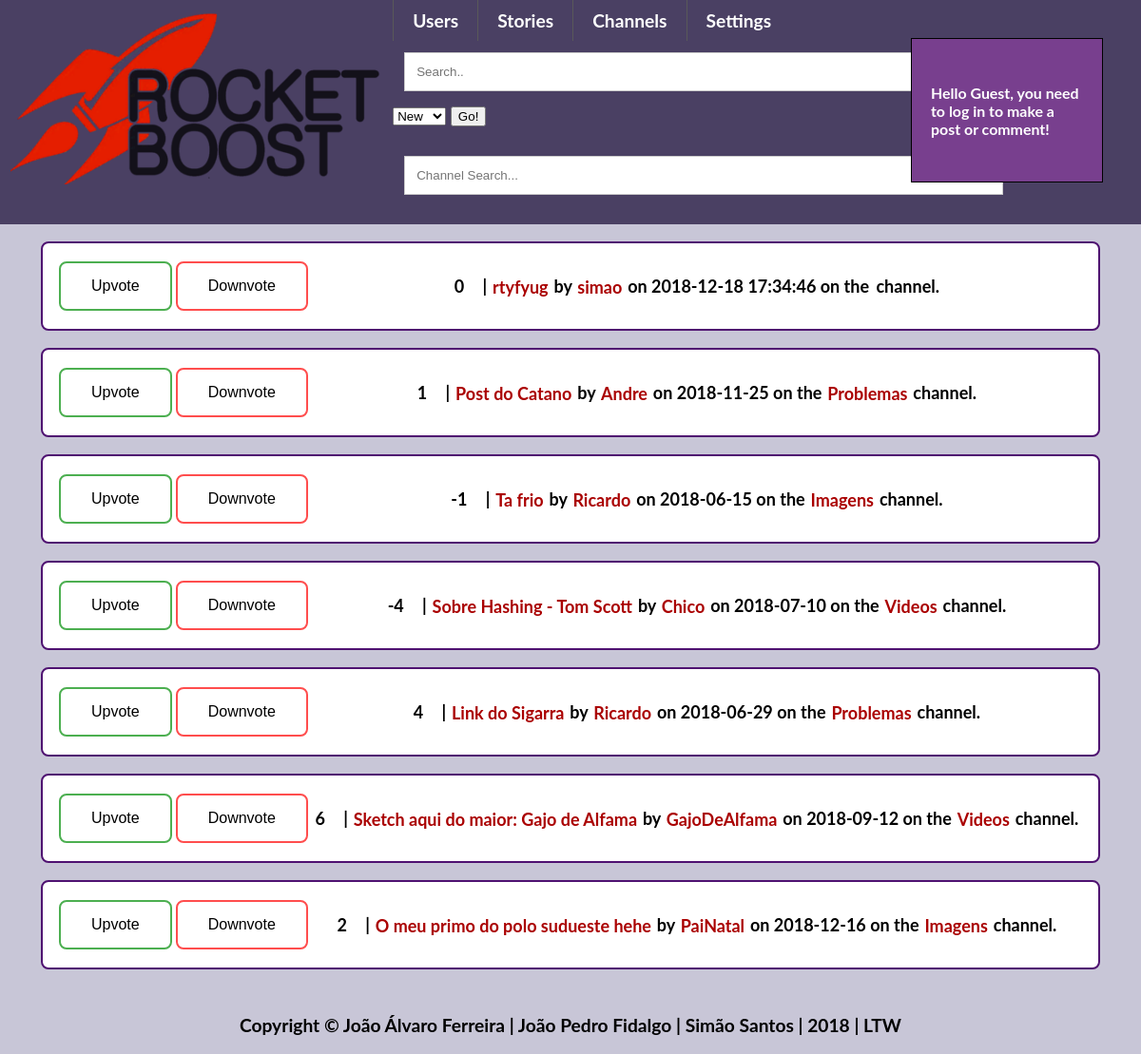
The app's page /pages/frontpage.php?sort=comments with its own data.
### tables this page shows
CREATE TABLE posts
(
    postID INTEGER UNIQUE NOT NULL PRIMARY KEY,
    title VARCHAR NOT NULL,
    content VARCHAR,
    type VARCHAR,
    dateWritten DATETIME,
    username INTEGER REFERENCES users Not NULL,
    channel VARCHAR NOT NULL
);

### templates/post.php (called while the page is built, shortened)
<?php
include_once "../templates/default.php";
?>
  <?php if(isset($_SESSION['username']))
function getVotesPost($id){
    $db = Database::getInstance()->db();
    $stmt = $db->prepare('SELECT * FROM postvotes WHERE postID = ?');
    $stmt->execute(array($id));
    $result = $stmt->fetchAll();
    $votes = 0;
    foreach ($result as $row) {
    if($row['positive'] == 1)
        $votes = $votes+1;
    else $votes = $votes - 1;
    }
    return $votes;
}
function getCommentsPost($id){
    $db = Database::getInstance()->db();
    $stmt = $db->prepare('SELECT * FROM comments WHERE postID = ?');
    $stmt->execute(array($id));
    $result = $stmt->fetchAll();
    return count($result);
}
?>

### pages/frontpage.php (the view, shortened to what this page needs)
<?php
include_once "../templates/default.php";
include_once "../templates/post.php";
draw_header();
draw_posts();
draw_floating_menu();
draw_footer();
function cmpComments($a, $b)
{
    if (getCommentsPost($a['postID']) == getCommentsPost($b['postID'])) {
        return 0;
    }
    return (getCommentsPost($a['postID']) > getCommentsPost($b['postID'])) ? -1 : 1;
}
function draw_posts(){
    $sortType = "points";
if(isset($_GET['sort']))
    $sortType = htmlspecialchars($_GET['sort']);
    $db = Database::getInstance()->db();
    $stmt = $db->prepare('SELECT * FROM posts');
    $stmt->execute();
    $result = $stmt->fetchAll();
    if($sortType == "points")
    usort($result, "cmpPoints");
    else if($sortType == "new")
    usort($result, "cmpDate");
    else if($sortType == "comments")
    usort($result, "cmpComments");
    foreach ($result as $row) {
    $votes = getVotesPost($row['postID']);?>
    <div id="postlist">
        <div class="votes_frontpage">
            <input type="button" value="Upvote">
            <input type="button" value="Downvote">
        </div>
        <div id="post_info">
            <span id="votes"><?php echo $votes?></span>
            <span class="separator"> | </span>
            <a href = "../pages/viewPost.php?id=<?php echo $row['postID']?>"><?php echo $row['title']?></a>
            <span class="separator">by</span>
            <a href = "../pages/viewProfile.php?username=<?php echo $row['username']?>"><?php echo $row['username'];?></a>
            <span class="separator">on</span>
            <?php echo $row['dateWritten']?>
            <span class="separator">on the </span>
             <a href = "../pages/channel.php?id=<?php echo $row['channel']?>"><?php echo $row['channel'];?></a>
            <span class="channel">channel.</span>
        </div>
    </div>
<?php
    }
}
?>

### templates/default.php (shortened to what this page needs)
<?php function draw_header() {
?>
<!DOCTYPE html>
<html lang="en-US">
<head>
    <link href="../css/style.css" rel="stylesheet">
</head>
<body>
    <header id="logo_tabmenu">
   <div id="logo"><a href="../pages/frontpage.php"><img src="images/logo.png" alt="A rocket, site icon"></a></div>
    <nav class="nav">
    <ul>
        <li>
            <a href="#">Users</a>
            </li>
        <li>
            <a href="#">Stories</a>
        </li>
        <li>
            <a href="../pages/viewChannels.php">Channels</a>
        </li>
        <li>
            <a href="#">Settings</a>
        </li>
    </ul>
        <div class="search-container">
    <form action="../pages/search.php">
      <input type="text" placeholder="Search.." name="search">
        <select name="Sort">
    <option value="new">New</option>
  </select>
      <button type="submit">Go!</button>
    </form>
  </div>
        <form>
<input type="text" size="30" placeholder="Channel Search..." onkeyup="draw_channel_search(this.value)">
</form>
</nav>
    </header>
<?php } ?>
<?php function draw_floating_menu() {
?>
       <div id="floatingmenu"><div id ="floatingmenuheader"><h5>Hello <?php if (isset($_SESSION['username']))
    echo $_SESSION['username'];
           else echo "Guest, you need to log in to make a post or comment";?>!</h5>
           </div>
        </div>
<?php }
function draw_footer() { ?>
<div class="footer">
  <p>Copyright &#169; João Álvaro Ferreira | João Pedro Fidalgo | Simão Santos | 2018 | LTW</p>
</div>
<?php
}
?>

### css/style.css (style rules this page uses)
body { margin: 0 auto; --bg-color: #C8C6D7; --main-color: #783F8E; --dark-color: #4F1271; --light-color: #4A4063; background-color: var(--bg-color); font-weight: 700; font-size: 14px; font-size: 120%; font-family: Lato, Arial, sans-serif; transition: box-shadow .2s cubic-bezier(.4,0,1,1),background .2s cubic-bezier(.4,0,.2,1),color .2s cubic-bezier(.4,0,.2,1); }
a:link { position: relative; text-decoration: none; -webkit-transition: all 1s linear; color: #aa0000; padding: 1.5px; -webkit-transition: all 1s linear; }
#logo_tabmenu { background: var(--light-color); display: grid; grid-template-columns: 0.6fr 2fr; }
#logo { padding: 0.5em; }
.footer { position: absolute; margin-top: 0.5em; margin-bottom: 0.5em; width: 100%; color: black; text-align: center; }
.nav ul { *zoom:1; list-style:none; margin:0; padding:0; }
.nav ul:before,.nav ul:after { content:""; display:table; }
.nav ul:after { clear:both; }
.nav ul > li { float:left; position:relative; }
.nav a { display:block; padding:10px 20px; line-height:1.2em; color:#fff; border-left:1px solid #595959; }
input[type=text], input[type=password] { width: 80%; padding: 12px 12px; margin: 12px 12px; display: inline-block; border: 1px solid #ccc; box-sizing: border-box; }
#postlist { display: flex; background-color: white; border: 2px solid var(--dark-color); border-radius: 8px; width: 90%; padding: 15px; margin: 1em; margin-left: auto; margin-right: auto; font-size: 18px; }
#floatingmenu { background-color: var(--main-color); border: 0.5px solid black; color: white; padding: 10px;; width: 15%; z-index: 9; position: absolute; top: 40px; right: 40px; }
#floatingmenuheader { padding: 10px; cursor: move; z-index: 10; color: #fff; }
.votes_frontpage { display: flex; }
.votes_frontpage input:first-child { background-color: white; border: 2px solid #4CAF50; border-radius: 8px; color: black; padding: 15px 32px; text-align: center; text-decoration: none; display: block; font-size: 16px; margin: 4px 2px; cursor: pointer; -webkit-transition-duration: 0.4s; transition-duration: 0.4s; }
.votes_frontpage input:nth-child(2) { background-color: white; border: 2px solid #ff4d4d; border-radius: 8px; color: black; padding: 15px 32px; text-align: center; text-decoration: none; display: block; font-size: 16px; margin: 4px 2px; cursor: pointer; -webkit-transition-duration: 0.4s; transition-duration: 0.4s; }
#post_info { margin: auto; }

### records on screen
posts: votes "0", title "rtyfyug", username "simao", dateWritten "2018-12-18 17:34:46"
posts: votes "1", title "Post do Catano", username "Andre", dateWritten "2018-11-25", channel "Problemas"
posts: votes "-1", title "Ta frio", username "Ricardo", dateWritten "2018-06-15", channel "Imagens"
posts: votes "-4", title "Sobre Hashing - Tom Scott", username "Chico", dateWritten "2018-07-10", channel "Videos"
posts: votes "4", title "Link do Sigarra", username "Ricardo", dateWritten "2018-06-29", channel "Problemas"
posts: votes "6", title "Sketch aqui do maior: Gajo de Alfama", username "GajoDeAlfama", dateWritten "2018-09-12", channel "Videos"
posts: votes "2", title "O meu primo do polo sudueste hehe", username "PaiNatal", dateWritten "2018-12-16", channel "Imagens"
